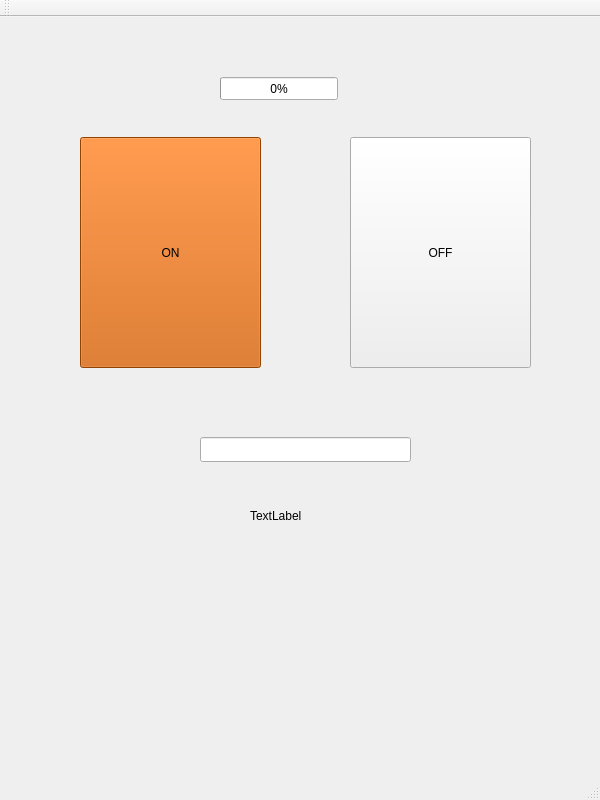
<?xml version="1.0" encoding="UTF-8"?>
<ui version="4.0">
 <class>MainWindow</class>
 <widget class="QMainWindow" name="MainWindow">
  <property name="geometry">
   <rect>
    <x>0</x>
    <y>0</y>
    <width>600</width>
    <height>800</height>
   </rect>
  </property>
  <property name="maximumSize">
   <size>
    <width>600</width>
    <height>800</height>
   </size>
  </property>
  <property name="windowTitle">
   <string>MainWindow</string>
  </property>
  <widget class="QWidget" name="centralWidget">
   <widget class="QPushButton" name="btnOn">
    <property name="geometry">
     <rect>
      <x>80</x>
      <y>120</y>
      <width>181</width>
      <height>231</height>
     </rect>
    </property>
    <property name="palette">
     <palette>
      <active>
       <colorrole role="WindowText">
        <brush brushstyle="SolidPattern">
         <color alpha="255">
          <red>0</red>
          <green>0</green>
          <blue>0</blue>
         </color>
        </brush>
       </colorrole>
       <colorrole role="Button">
        <brush brushstyle="SolidPattern">
         <color alpha="255">
          <red>206</red>
          <green>92</green>
          <blue>0</blue>
         </color>
        </brush>
       </colorrole>
       <colorrole role="Light">
        <brush brushstyle="SolidPattern">
         <color alpha="255">
          <red>255</red>
          <green>144</green>
          <blue>54</blue>
         </color>
        </brush>
       </colorrole>
       <colorrole role="Midlight">
        <brush brushstyle="SolidPattern">
         <color alpha="255">
          <red>230</red>
          <green>118</green>
          <blue>27</blue>
         </color>
        </brush>
       </colorrole>
       <colorrole role="Dark">
        <brush brushstyle="SolidPattern">
         <color alpha="255">
          <red>103</red>
          <green>46</green>
          <blue>0</blue>
         </color>
        </brush>
       </colorrole>
       <colorrole role="Mid">
        <brush brushstyle="SolidPattern">
         <color alpha="255">
          <red>137</red>
          <green>61</green>
          <blue>0</blue>
         </color>
        </brush>
       </colorrole>
       <colorrole role="Text">
        <brush brushstyle="SolidPattern">
         <color alpha="255">
          <red>0</red>
          <green>0</green>
          <blue>0</blue>
         </color>
        </brush>
       </colorrole>
       <colorrole role="BrightText">
        <brush brushstyle="SolidPattern">
         <color alpha="255">
          <red>255</red>
          <green>255</green>
          <blue>255</blue>
         </color>
        </brush>
       </colorrole>
       <colorrole role="ButtonText">
        <brush brushstyle="SolidPattern">
         <color alpha="255">
          <red>0</red>
          <green>0</green>
          <blue>0</blue>
         </color>
        </brush>
       </colorrole>
       <colorrole role="Base">
        <brush brushstyle="SolidPattern">
         <color alpha="255">
          <red>255</red>
          <green>255</green>
          <blue>255</blue>
         </color>
        </brush>
       </colorrole>
       <colorrole role="Window">
        <brush brushstyle="SolidPattern">
         <color alpha="255">
          <red>206</red>
          <green>92</green>
          <blue>0</blue>
         </color>
        </brush>
       </colorrole>
       <colorrole role="Shadow">
        <brush brushstyle="SolidPattern">
         <color alpha="255">
          <red>0</red>
          <green>0</green>
          <blue>0</blue>
         </color>
        </brush>
       </colorrole>
       <colorrole role="AlternateBase">
        <brush brushstyle="SolidPattern">
         <color alpha="255">
          <red>230</red>
          <green>173</green>
          <blue>127</blue>
         </color>
        </brush>
       </colorrole>
       <colorrole role="ToolTipBase">
        <brush brushstyle="SolidPattern">
         <color alpha="255">
          <red>255</red>
          <green>255</green>
          <blue>220</blue>
         </color>
        </brush>
       </colorrole>
       <colorrole role="ToolTipText">
        <brush brushstyle="SolidPattern">
         <color alpha="255">
          <red>0</red>
          <green>0</green>
          <blue>0</blue>
         </color>
        </brush>
       </colorrole>
      </active>
      <inactive>
       <colorrole role="WindowText">
        <brush brushstyle="SolidPattern">
         <color alpha="255">
          <red>0</red>
          <green>0</green>
          <blue>0</blue>
         </color>
        </brush>
       </colorrole>
       <colorrole role="Button">
        <brush brushstyle="SolidPattern">
         <color alpha="255">
          <red>206</red>
          <green>92</green>
          <blue>0</blue>
         </color>
        </brush>
       </colorrole>
       <colorrole role="Light">
        <brush brushstyle="SolidPattern">
         <color alpha="255">
          <red>255</red>
          <green>144</green>
          <blue>54</blue>
         </color>
        </brush>
       </colorrole>
       <colorrole role="Midlight">
        <brush brushstyle="SolidPattern">
         <color alpha="255">
          <red>230</red>
          <green>118</green>
          <blue>27</blue>
         </color>
        </brush>
       </colorrole>
       <colorrole role="Dark">
        <brush brushstyle="SolidPattern">
         <color alpha="255">
          <red>103</red>
          <green>46</green>
          <blue>0</blue>
         </color>
        </brush>
       </colorrole>
       <colorrole role="Mid">
        <brush brushstyle="SolidPattern">
         <color alpha="255">
          <red>137</red>
          <green>61</green>
          <blue>0</blue>
         </color>
        </brush>
       </colorrole>
       <colorrole role="Text">
        <brush brushstyle="SolidPattern">
         <color alpha="255">
          <red>0</red>
          <green>0</green>
          <blue>0</blue>
         </color>
        </brush>
       </colorrole>
       <colorrole role="BrightText">
        <brush brushstyle="SolidPattern">
         <color alpha="255">
          <red>255</red>
          <green>255</green>
          <blue>255</blue>
         </color>
        </brush>
       </colorrole>
       <colorrole role="ButtonText">
        <brush brushstyle="SolidPattern">
         <color alpha="255">
          <red>0</red>
          <green>0</green>
          <blue>0</blue>
         </color>
        </brush>
       </colorrole>
       <colorrole role="Base">
        <brush brushstyle="SolidPattern">
         <color alpha="255">
          <red>255</red>
          <green>255</green>
          <blue>255</blue>
         </color>
        </brush>
       </colorrole>
       <colorrole role="Window">
        <brush brushstyle="SolidPattern">
         <color alpha="255">
          <red>206</red>
          <green>92</green>
          <blue>0</blue>
         </color>
        </brush>
       </colorrole>
       <colorrole role="Shadow">
        <brush brushstyle="SolidPattern">
         <color alpha="255">
          <red>0</red>
          <green>0</green>
          <blue>0</blue>
         </color>
        </brush>
       </colorrole>
       <colorrole role="AlternateBase">
        <brush brushstyle="SolidPattern">
         <color alpha="255">
          <red>230</red>
          <green>173</green>
          <blue>127</blue>
         </color>
        </brush>
       </colorrole>
       <colorrole role="ToolTipBase">
        <brush brushstyle="SolidPattern">
         <color alpha="255">
          <red>255</red>
          <green>255</green>
          <blue>220</blue>
         </color>
        </brush>
       </colorrole>
       <colorrole role="ToolTipText">
        <brush brushstyle="SolidPattern">
         <color alpha="255">
          <red>0</red>
          <green>0</green>
          <blue>0</blue>
         </color>
        </brush>
       </colorrole>
      </inactive>
      <disabled>
       <colorrole role="WindowText">
        <brush brushstyle="SolidPattern">
         <color alpha="255">
          <red>103</red>
          <green>46</green>
          <blue>0</blue>
         </color>
        </brush>
       </colorrole>
       <colorrole role="Button">
        <brush brushstyle="SolidPattern">
         <color alpha="255">
          <red>206</red>
          <green>92</green>
          <blue>0</blue>
         </color>
        </brush>
       </colorrole>
       <colorrole role="Light">
        <brush brushstyle="SolidPattern">
         <color alpha="255">
          <red>255</red>
          <green>144</green>
          <blue>54</blue>
         </color>
        </brush>
       </colorrole>
       <colorrole role="Midlight">
        <brush brushstyle="SolidPattern">
         <color alpha="255">
          <red>230</red>
          <green>118</green>
          <blue>27</blue>
         </color>
        </brush>
       </colorrole>
       <colorrole role="Dark">
        <brush brushstyle="SolidPattern">
         <color alpha="255">
          <red>103</red>
          <green>46</green>
          <blue>0</blue>
         </color>
        </brush>
       </colorrole>
       <colorrole role="Mid">
        <brush brushstyle="SolidPattern">
         <color alpha="255">
          <red>137</red>
          <green>61</green>
          <blue>0</blue>
         </color>
        </brush>
       </colorrole>
       <colorrole role="Text">
        <brush brushstyle="SolidPattern">
         <color alpha="255">
          <red>103</red>
          <green>46</green>
          <blue>0</blue>
         </color>
        </brush>
       </colorrole>
       <colorrole role="BrightText">
        <brush brushstyle="SolidPattern">
         <color alpha="255">
          <red>255</red>
          <green>255</green>
          <blue>255</blue>
         </color>
        </brush>
       </colorrole>
       <colorrole role="ButtonText">
        <brush brushstyle="SolidPattern">
         <color alpha="255">
          <red>103</red>
          <green>46</green>
          <blue>0</blue>
         </color>
        </brush>
       </colorrole>
       <colorrole role="Base">
        <brush brushstyle="SolidPattern">
         <color alpha="255">
          <red>206</red>
          <green>92</green>
          <blue>0</blue>
         </color>
        </brush>
       </colorrole>
       <colorrole role="Window">
        <brush brushstyle="SolidPattern">
         <color alpha="255">
          <red>206</red>
          <green>92</green>
          <blue>0</blue>
         </color>
        </brush>
       </colorrole>
       <colorrole role="Shadow">
        <brush brushstyle="SolidPattern">
         <color alpha="255">
          <red>0</red>
          <green>0</green>
          <blue>0</blue>
         </color>
        </brush>
       </colorrole>
       <colorrole role="AlternateBase">
        <brush brushstyle="SolidPattern">
         <color alpha="255">
          <red>206</red>
          <green>92</green>
          <blue>0</blue>
         </color>
        </brush>
       </colorrole>
       <colorrole role="ToolTipBase">
        <brush brushstyle="SolidPattern">
         <color alpha="255">
          <red>255</red>
          <green>255</green>
          <blue>220</blue>
         </color>
        </brush>
       </colorrole>
       <colorrole role="ToolTipText">
        <brush brushstyle="SolidPattern">
         <color alpha="255">
          <red>0</red>
          <green>0</green>
          <blue>0</blue>
         </color>
        </brush>
       </colorrole>
      </disabled>
     </palette>
    </property>
    <property name="autoFillBackground">
     <bool>false</bool>
    </property>
    <property name="text">
     <string>ON</string>
    </property>
   </widget>
   <widget class="QPushButton" name="btnOff">
    <property name="geometry">
     <rect>
      <x>350</x>
      <y>120</y>
      <width>181</width>
      <height>231</height>
     </rect>
    </property>
    <property name="text">
     <string>OFF</string>
    </property>
   </widget>
   <widget class="QLineEdit" name="inputBox1">
    <property name="enabled">
     <bool>true</bool>
    </property>
    <property name="geometry">
     <rect>
      <x>200</x>
      <y>420</y>
      <width>211</width>
      <height>25</height>
     </rect>
    </property>
   </widget>
   <widget class="QLabel" name="txtBox1">
    <property name="geometry">
     <rect>
      <x>250</x>
      <y>490</y>
      <width>111</width>
      <height>17</height>
     </rect>
    </property>
    <property name="text">
     <string>TextLabel</string>
    </property>
   </widget>
   <widget class="QProgressBar" name="progressBar">
    <property name="geometry">
     <rect>
      <x>220</x>
      <y>60</y>
      <width>118</width>
      <height>23</height>
     </rect>
    </property>
    <property name="value">
     <number>0</number>
    </property>
   </widget>
  </widget>
  <widget class="QMenuBar" name="menuBar">
   <property name="geometry">
    <rect>
     <x>0</x>
     <y>0</y>
     <width>600</width>
     <height>22</height>
    </rect>
   </property>
  </widget>
  <widget class="QToolBar" name="mainToolBar">
   <attribute name="toolBarArea">
    <enum>TopToolBarArea</enum>
   </attribute>
   <attribute name="toolBarBreak">
    <bool>false</bool>
   </attribute>
  </widget>
  <widget class="QStatusBar" name="statusBar"/>
 </widget>
 <layoutdefault spacing="6" margin="11"/>
 <resources/>
 <connections/>
</ui>
